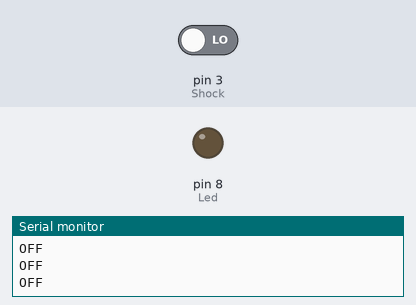
Bench run of a sketch on a simulated Arduino Uno, built with avr-gcc and run on an emulated ATmega328P. Shown: output pins drawn as LEDs (lit = HIGH), the last lines printed to the serial monitor. Inputs (shaded band) come from the test bench; at power-on: pin 3 (Shock) LOW.

Above: at 1.2 s.
1.3 s: pin 3 (Shock) driven HIGH
At 2.5 s:
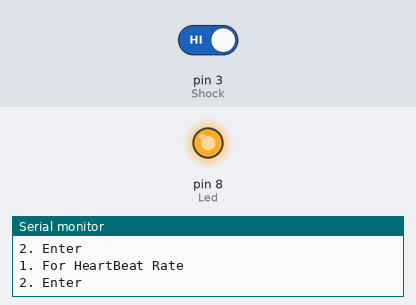
2.8 s: pin 3 (Shock) driven LOW
At 3.2 s:
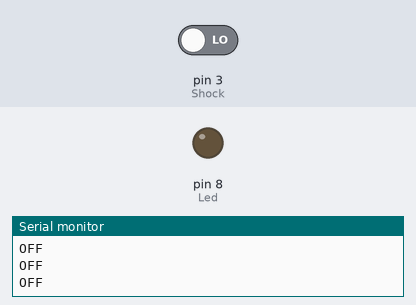
Timing chart, 0 to 5.8 s (numbered marks = the images above; inputs shaded):
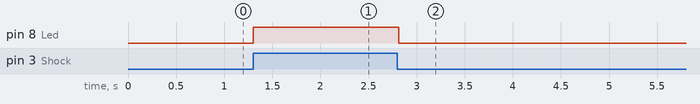

The sketch:

print_message.ino
```cpp
int Led=8;//
int Shock=3;//
int val;//
char old_thing[10];
char new_thing[10];
void setup()
{
pinMode(Led,OUTPUT);//
pinMode(Shock,INPUT);//
Serial.begin(9600);
}
void loop()
{
  val=digitalRead(Shock);
  if(val==HIGH)
  {
    digitalWrite(Led,HIGH);
    Serial.print("Enter\n");
    Serial.print("1. For HeartBeat Rate\n2. ");

  }
  else
  {
    digitalWrite(Led,LOW);
    Serial.print("OFF\n");

  }
}
```

Measured:
- after the input at 1.3 s, pin 8 (Led): LOW → HIGH at once
- after the input at 2.8 s, pin 8 (Led): HIGH → LOW at once
